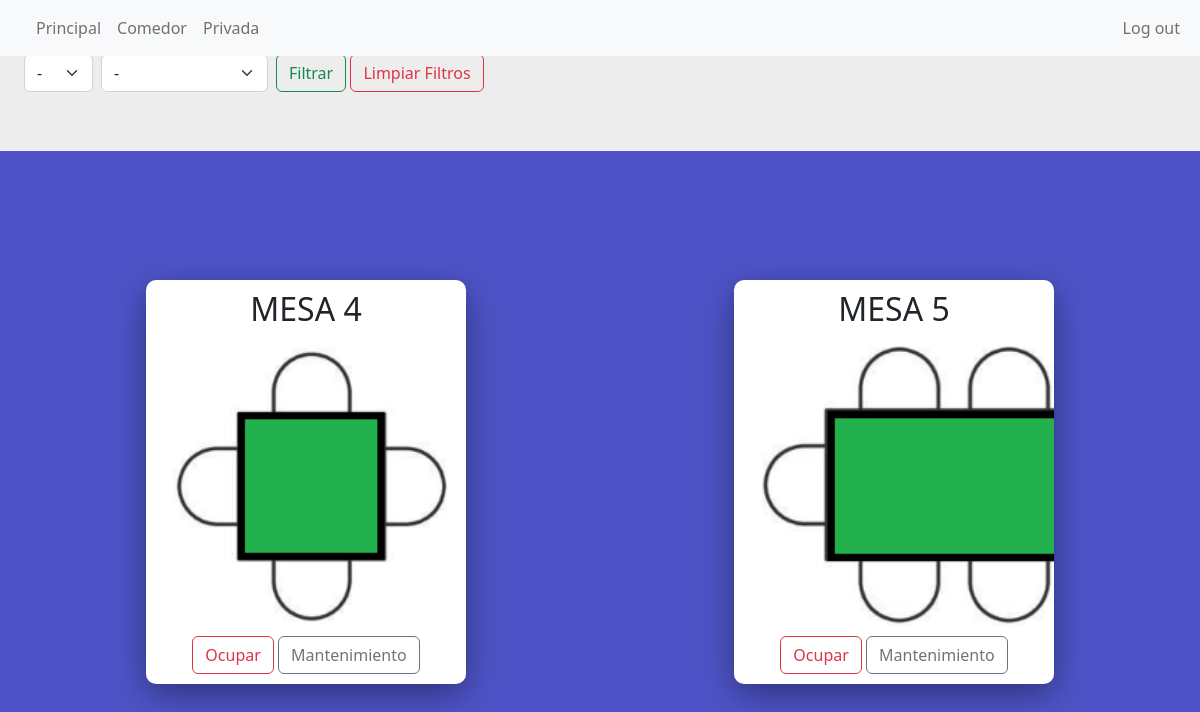
Page /controller/index_controller.php?filtro_sala=2 (signed in) on the committed database.
### tables this page shows
CREATE TABLE `tbl_sala` (
  `id_sala` int(11) NOT NULL,
  `nom_sala` varchar(15) NOT NULL
);

CREATE TABLE `tbl_mesa` (
  `id_mesa` int(11) NOT NULL,
  `num_mesa` int(2) NOT NULL,
  `estado_mesa` enum('0','1','2') NOT NULL,
  `fk_num_sala` int(11) DEFAULT NULL,
  `capacidad_mesa` int(2) NOT NULL
);

### controller/index_controller.php (called while the page is built, shortened)
<?php
require_once '../config/conexion.php';
require_once '../proc/func.php';
require_once '../models/mesa.php';
if (!isset($_GET[FILTROS['SALA']])) {
    echo "<script>window.location.href='./index_controller.php?".FILTROS['SALA']."=1'</script>";
} else {
    $url_raw = getURL();
    $url_base = explode('?', $url_raw)[0];
}
$filtros = [];
foreach ($_GET as $key => $value) {
    if (in_array($key, FILTROS)) {
        $filtros[$key] = mysqli_real_escape_string($conexion, trim(strip_tags($value)));
    }
}
$mesas = Mesa::getMesas($conexion, $filtros);
require_once '../view/index.php';

### models/mesa.php (called while the page is built, shortened)
<?php
class Mesa
{
    public static function getMesas($conexion, $filtros=[], $campo='*')
    {
        $sql = "SELECT $campo FROM ".BD['MESA']['TABLA']." WHERE 1=1";
        foreach ($filtros as $key => $value) {
            $sql = $sql." AND ".FILTROS['BD'][$key]." = '$value'";
        }
        $sql = $sql.";";
        return mysqli_query($conexion, $sql);
    }
    public static function getSalas($conexion)
    {
        $sql = "SELECT * FROM ".BD['SALA']['TABLA'].";";
        return mysqli_query($conexion, $sql);
    }
}

### proc/func.php (called while the page is built, shortened)
<?php
function getURL()
{
    if(isset($_SERVER['HTTPS']) && $_SERVER['HTTPS'] === 'on')
         $url = "https://";
    else
         $url = "http://";
    $url.= $_SERVER['HTTP_HOST'];
    $url.= $_SERVER['REQUEST_URI'];
    return $url;
}

### view/index.php (the view, shortened to what this page needs)
<!DOCTYPE html>
<html lang="en">
<head>
    <link rel="stylesheet" href="https://stackpath.bootstrapcdn.com/font-awesome/4.7.0/css/font-awesome.min.css">
    <link href="https://cdn.jsdelivr.net/npm/bootstrap@5.2.1/dist/css/bootstrap.min.css" rel="stylesheet">
    <link rel="stylesheet" href="../static/css/mostrar.css">
    <link rel="stylesheet" href="../static/css/modal_mesas.css">
    <link rel="stylesheet" href="../static/css/filtros.css">
</head>
<body>
<nav class="navbar navbar-expand-lg navbar-light bg-light">
    <div class="container-fluid">
        <div class="collapse navbar-collapse" id="navbarNav">
            <ul class="navbar-nav">
                <?php
                    foreach (Mesa::getSalas($conexion) as $sala) {
                        echo "
                        <li class='nav-item'>
                            <a class='nav-link' href='?".FILTROS['SALA']."=".$sala[BD['SALA']['ID']]."'>".explode(' - ', $sala[BD['SALA']['NOMBRE']])[0]."</a>
                        </li>
                        ";
                    }
                ?>
            </ul>
        </div>
        <div class="navbar-nav">
            <a onclick="aviso3();" class="nav-link bg-light" aria-pressed='true' aria-current="page" role='button'>Log out</a>
        </div>
    </div>
</nav>
<div class="area" >
    <ul class="circles">
<br>
<div id="filtros-container" class="navbar-nav">
    <div id="form-filtros">
        <div class="nav-item">
            <select class="form-select form-select-md" id="<?php echo FILTROS['CAPACIDAD'];?>">
            <option value=''>-</option>
            </select>
        </div>
        <div class="nav-item">
            <select class="form-select form-select-md" id="<?php echo FILTROS['DISPONIBILIDAD'];?>">
            <option value=''>-</option>
            </select>
        </div>
        <div class="nav-item">
            <button class="btn btn-outline-success" onclick="enviarFiltros('<?php echo $url_base;?>', [<?php echo FILTROS['SALA'].', '.FILTROS['CAPACIDAD'].', '.FILTROS['DISPONIBILIDAD'];?>]);">Filtrar</button>
            <button class="btn btn-outline-danger" onclick="limpiarFiltros('<?php echo $url_base.'?'.FILTROS['SALA'].'='.$filtros[FILTROS['SALA']];?>');">Limpiar Filtros</button>
        </div>
    </div>
</div>
<div class="region">
  <?php
    foreach ($mesas as $mesa) {
      echo "
        <div class='bloque'>
        <h2 class='text-center'>MESA ".$mesa[BD['MESA']['NUMERO']]."</h2>
                <div class='lightbox-gallery'>
                    <div class='text-center'>
                    <a href='registros_controller.php?filtro_mesa=".$mesa[BD['MESA']['ID']]."'><img class='mesa' src='../static/img/mesa-".$mesa[BD['MESA']['CAPACIDAD']]."-".COLORES_MESAS[$mesa[BD['MESA']['ESTADO']]].".png'></a>
                    </div>
                </div>";
      echo "<div class='text-center github-link'>";
      if ($mesa[BD['MESA']['ESTADO']] == 0) {
        echo "<button class='btn btn-outline-danger' onclick='abrirModalOcupado(".$mesa[BD['MESA']['ID']].")'>Ocupar</button> ";
        echo "<button class='btn btn-outline-secondary' onclick='abrirModalMantenimiento(".$mesa[BD['MESA']['ID']].")'>Mantenimiento</button>";
      } elseif ($mesa[BD['MESA']['ESTADO']] == 1) {
        echo "<button class='btn btn-outline-success' onclick='abrirModalLiberar(".$mesa[BD['MESA']['ID']].")'>Liberar</button> ";
        echo "<button class='btn btn-outline-secondary' onclick='abrirModalMantenimiento(".$mesa[BD['MESA']['ID']].")'>Mantenimiento</button>";
      } elseif ($mesa[BD['MESA']['ESTADO']] == 2) {
        echo "<button class='btn btn-outline-danger' onclick='abrirModalOcupado(".$mesa[BD['MESA']['ID']].")'>Ocupar</button> ";
        echo "<button class='btn btn-outline-success' onclick='abrirModalLiberar(".$mesa[BD['MESA']['ID']].")'>Liberar</button>";
      }
      echo "</div></div>
      ";
    }
  ?>
</div>
</ul>
             </div>
</body>
</html>

### static/css/mostrar.css (style rules this page uses)
body { overflow-y: hidden; }
.mesa { height: 20vh; transition-duration: .2s; }
img { height: 20vh; filter: drop-shadow(0 0 0 red); opacity: (0.4); }
.region { width: 100%; display: flex; justify-content: center; align-items: center; padding: 1%; }
.bloque { max-width: 800px; margin: 5% auto; padding: 10px; background-color: #fff; border-radius: 10px; overflow: hidden; box-sizing: border-box; box-shadow: 0 10px 35px rgba(0, 0, 0, 0.4); width: 20rem; float: left; }
.lightbox-gallery { display: flex; flex-direction: row; flex-wrap: wrap; justify-content: center; }
.lightbox-gallery div { margin: 10px; flex-basis: 180px; }
.area { background: #4e54c8; background: -webkit-linear-gradient(to left, #8f94fb, #4e54c8); width: 100%; height: 92.2vh; }
.circles { position: relative; top: 0; left: 0; width: 100%; height: 100%; padding: 0%; overflow-x: hidden; overflow-y: scroll; }
@media only screen and (max-width: 1300px) { .region { width: 100%; display: flex; flex-flow: wrap; justify-content: center; align-items: center; } }
@media only screen and (max-width: 1300px) { .bloque { width: 20rem; } }
@media only screen and (max-width: 1300px) { .lightbox-gallery { flex-direction: column; align-items: center; } }

### static/css/filtros.css (style rules this page uses)
#filtros-container { width: 100%; height: 2rem; margin-top: 0%; background-color: #ededed; display: flex; height: 10%; justify-content: center; padding-left: 2%; position: relative; top: -4.5%; }
#filtros-container #form-filtros { display: flex; flex-direction: row; height: 50%; }
#filtros-container #form-filtros div { margin-right: 0.5rem; }

### rows in the picture
tbl_sala: nom_sala "Principal"
tbl_sala: nom_sala "Comedor"
tbl_sala: nom_sala "Privada"
tbl_mesa: num_mesa "4", shows a picture
tbl_mesa: num_mesa "5", shows a picture
